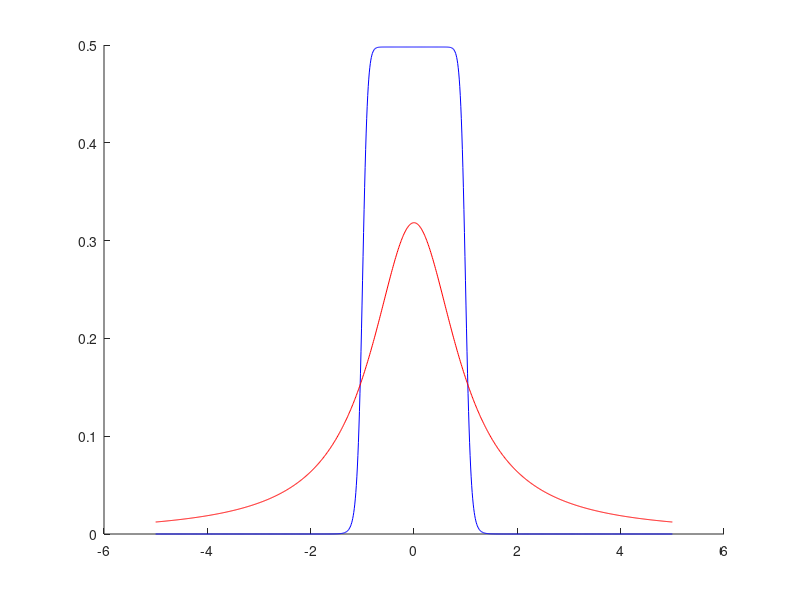

The MATLAB source for this figure: (Note: this script raises an error after producing the figure.)
% Rectangular-type distribution of heterogeinity
% Synaptic equation is involved
% Here we use the two-cumulants approach 
% with the (a1,a2) variables;
close all
clearvars

format long;

del=0.1; % half width at half maximum (HWHM)
J=2;  % coupling strength
muv=1; % eta average
tau=1; % membane time
taus=1; % synaptic time
n=10; % order of approximation
sig2=0.04; % intensity of the Gaussian noise
zeta=exp(1i*pi*(2*(1:n)-1)/2/n);
b=-1i*sin(pi/(2*n))*zeta;
P.del=del; P.J=J; P.muv=muv; P.tau=tau; P.taus=taus; P.zeta=zeta; P.b=b; P.sig2=sig2;
Tpral=2000; % warming up time;
Tint=60; 
N=1000;
x=linspace(-5, 5,N);
C=(n/pi)*sin(pi/(2*n));
g=C./(1+x.^(2*n));
gL=(1/pi)*1./(1+x.^2); % Caushy (Lorenco) skirstinys

figure
hold on;
plot(x,g,'-b')
plot(x,gL,'-r')


%wm0=zeros(2*n+1,1); % initial condition
 a1=1*rand(n,1)-1i*rand(n,1); % initial condition
 a2=a1.^2;
 wm0=[a1;a2;0];

tic;
options=odeset('RelTol',1e-7,'AbsTol',1e-12);
[~,wm] = ode45(@(t,wm) MFE(t,wm,P), [0, Tpral], wm0,options);
wm0=(wm(end,:)).';
toc;
tic;
[t,wm] = ode45(@(t,wm) MFE(t,wm,P), [0, Tint], wm0,options);
a1=wm(:,1:n);
a2=wm(:,n+1:2*n);
kap=a2-a1.*a1;
w=((1-a1)./(1+a1)+2*kap./(1+a1).^3)*b.';
toc;

r=real(w)/(pi*tau);
v=-imag(w);
figure
plot(v,r)

%save('mean_field_original_del_sig2.mat','t','r') 

figure
plot(t,r)
ylabel('$r$','Interpreter','latex')
xlabel('$t$','Interpreter','latex')

figure
plot(t,real((2*kap./(1+a1).^3)*b.')/(pi*tau))

function dydt = MFE(~,wm,P)
del=P.del; J=P.J; muv=P.muv; tau=P.tau; taus=P.taus; zeta=P.zeta; b=P.b; sig2=P.sig2;
n=(length(wm)-1)/2;
a1=wm(1:n);
a2=wm(n+1:2*n);
a3=3*a1.*a2-2*a1.^3;
a4=a1.^2.*(6*a2-5*a1.^2);
kap=a2-a1.*a1;
w=b*((1-a1)./(1+a1)+2*kap./(1+a1).^3);
r=real(w)/(tau*pi);
A=muv+del*zeta.'-J*tau*wm(2*n+1);
dydt1=1i*((A+1).*a1+(A-1).*(1+a2)/2)-sig2*(1.5*a1+0.5+1.5*a2+0.5*a3);
dydt2=1i*2*((A+1).*a2+(A-1).*(a1+a3)/2)-sig2*(6*a2+3*a1+5*a3+0.5+1.5*a4);
dydt3=(-wm(2*n+1)+r)/taus;
dydt=[dydt1/tau;dydt2/tau;dydt3];  
end 


% function z=zet(m)
% z=ones(1,m);
% for k=1:m 
%     z(k)=exp(1i*pi*(2*k-1)/(2*m));
% end
% end